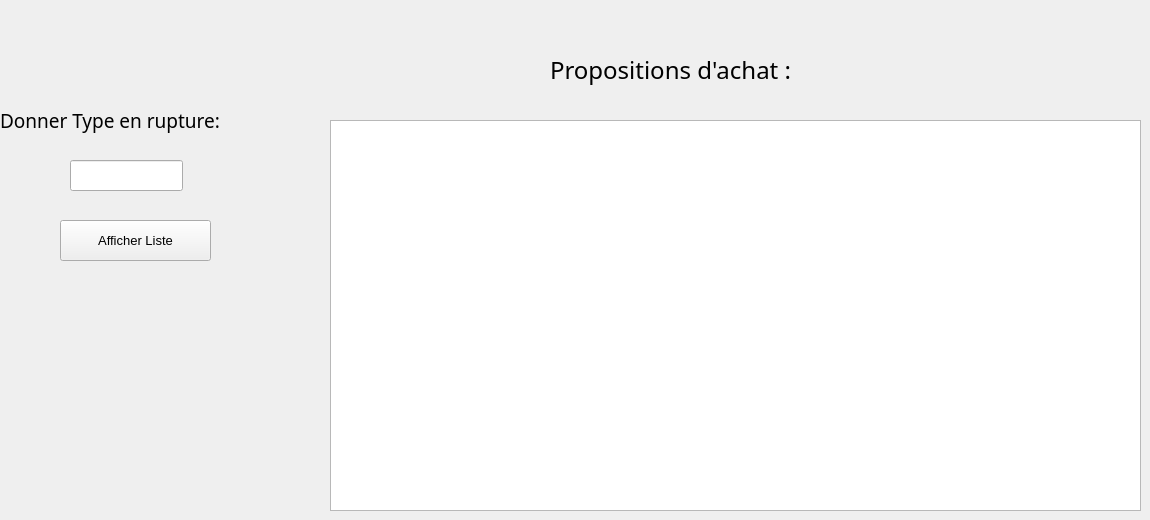
        <widget class="QWidget" name="tab_2">
         <attribute name="icon">
          <iconset>
           <normaloff>../Images/tri.png</normaloff>../Images/tri.png</iconset>
         </attribute>
         <attribute name="title">
          <string>Tri</string>
         </attribute>
         <widget class="QLabel" name="label_19">
          <property name="enabled">
           <bool>true</bool>
          </property>
          <property name="geometry">
           <rect>
            <x>10</x>
            <y>330</y>
            <width>301</width>
            <height>161</height>
           </rect>
          </property>
          <property name="text">
           <string/>
          </property>
          <property name="pixmap">
           <pixmap>../Images/livraison-fournisseurs-achats-gestion-commerciale.png</pixmap>
          </property>
          <property name="scaledContents">
           <bool>true</bool>
          </property>
         </widget>
         <widget class="QLineEdit" name="lineEdit_tri">
          <property name="geometry">
           <rect>
            <x>70</x>
            <y>160</y>
            <width>113</width>
            <height>31</height>
           </rect>
          </property>
          <property name="font">
           <font>
            <family>MV Boli</family>
            <pointsize>10</pointsize>
           </font>
          </property>
         </widget>
         <widget class="QLabel" name="label_20">
          <property name="geometry">
           <rect>
            <x>0</x>
            <y>100</y>
            <width>281</width>
            <height>41</height>
           </rect>
          </property>
          <property name="font">
           <font>
            <family>MV Boli</family>
           </font>
          </property>
          <property name="text">
           <string>&lt;html&gt;&lt;head/&gt;&lt;body&gt;&lt;p&gt;&lt;span style=&quot; font-size:14pt;&quot;&gt;Donner Type en rupture:&lt;/span&gt;&lt;/p&gt;&lt;/body&gt;&lt;/html&gt;</string>
          </property>
         </widget>
         <widget class="QTableView" name="Table_tri">
          <property name="geometry">
           <rect>
            <x>330</x>
            <y>120</y>
            <width>811</width>
            <height>391</height>
           </rect>
          </property>
          <property name="font">
           <font>
            <family>MV Boli</family>
           </font>
          </property>
         </widget>
         <widget class="QPushButton" name="Tri">
          <property name="geometry">
           <rect>
            <x>60</x>
            <y>220</y>
            <width>151</width>
            <height>41</height>
           </rect>
          </property>
          <property name="font">
           <font>
            <pointsize>10</pointsize>
           </font>
          </property>
          <property name="text">
           <string>Afficher Liste</string>
          </property>
          <property name="icon">
           <iconset>
            <normaloff>../Images/tri.png</normaloff>../Images/tri.png</iconset>
          </property>
         </widget>
         <widget class="QLabel" name="label_21">
          <property name="geometry">
           <rect>
            <x>550</x>
            <y>40</y>
            <width>311</width>
            <height>61</height>
           </rect>
          </property>
          <property name="font">
           <font>
            <family>MV Boli</family>
            <pointsize>14</pointsize>
           </font>
          </property>
          <property name="text">
           <string>&lt;html&gt;&lt;head/&gt;&lt;body&gt;&lt;p&gt;&lt;span style=&quot; font-size:18pt;&quot;&gt;Propositions d'achat :&lt;/span&gt;&lt;/p&gt;&lt;/body&gt;&lt;/html&gt;</string>
          </property>
         </widget>
        </widget>
